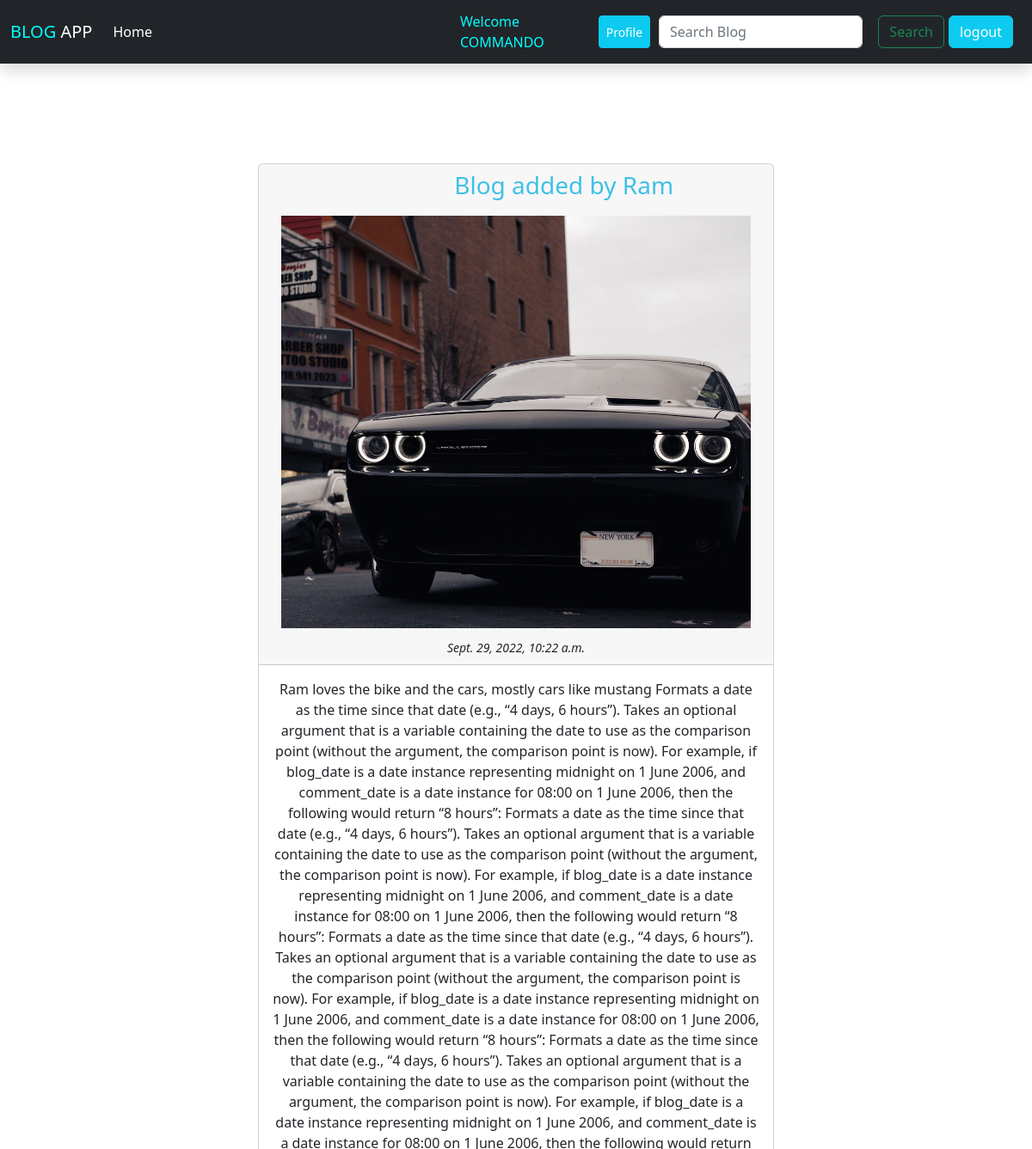
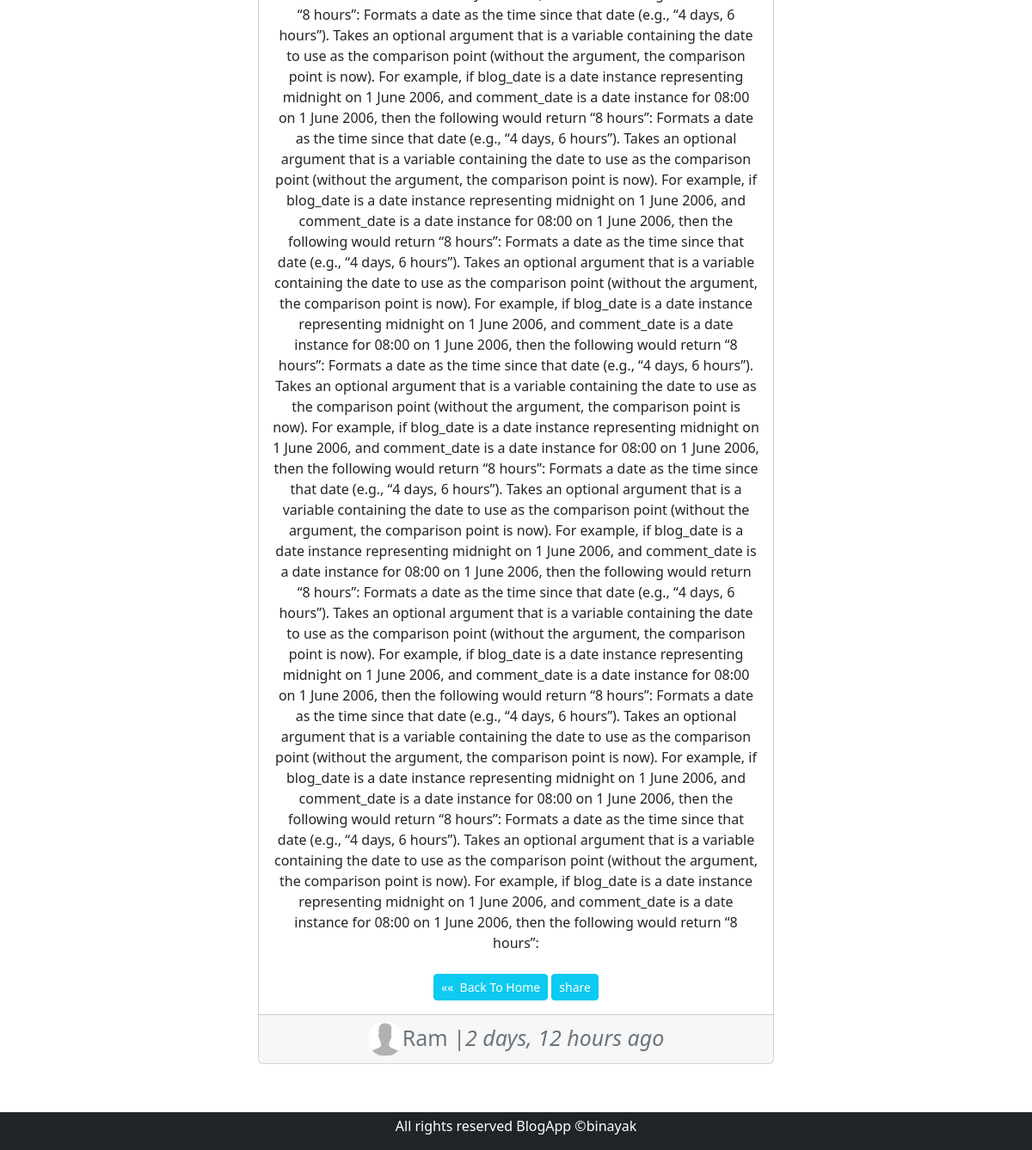
/detail/41/ (signed in), run on the app's committed database (2 pictures, top to bottom).
### blog/models.py (models this page shows, shortened)
class BlogModel(models.Model):
    title = models.CharField(max_length=1000)
    content = FroalaField()
    author = models.ForeignKey(User, on_delete=models.CASCADE)
    slug = models.SlugField(max_length=1000, null=True, blank=True)
    image = models.ImageField(upload_to='blog/images', null=True, blank=True) # media url paxi blog/images create garxa ra tes vitra store hunxa photos
    created_at = models.DateTimeField(auto_now_add=True)
    class Meta:
        ordering = ('-created_at',) #ordering the latestpost to the first by - reversing

### blog/views.py (the view)
# urls.py: path('detail/<int:pk>/', views.detail, name="detail-view"),
def detail(request, pk):
    if request.user.is_authenticated:
        post = BlogModel.objects.filter(id=pk)
        context = {
            'post': post,
        }
        return render(request, 'blog/detail.html', context)
    else:
        return HttpResponseRedirect('/login/')

### blog/templates/blog/detail.html (shortened to what this page needs)
{% extends 'blog/base.html' %}
{%load static %}
{% block content %}
{% for Blog in post %}
<div class="container-fluid mt-3 conflu" style="padding:100px 300px ;">
  <div class="card text-center">
    <div class="card-header">
      <div class="d-flex">
        <div class="topnotch  justify-content-center col-8" >
          <h3 class="title"style="margin-right:-300px;">{{ Blog.title }}</h3>
        </div>
        <div class="manualnotch d-flex justify-content-end col-4 ">
        </div>
      </div>
      {% if Blog.image %}
      <img src="{{ Blog.image.url }}" class="card-img-top" alt="..." height="500" width="100"
        style="object-fit:cover;padding:10px;background-position: center;background-repeat: no-repeat;background-size: cover;">
      {% endif %}
      <small><em>{{ Blog.created_at }}</em> </small>
    </div>
    <div class="card-body">
      <p class="card-text"> {{Blog.content}}</p>
      <div class="d-flex justify-content-center">
        <button class="btn btn-sm btn-info mt-2 "><a href="{%url 'index' %}" class="text-white"
            style="text-decoration: none;">&#xab;&#xab; &nbsp;Back To Home</a></button> &nbsp;
        <button class="btn btn-sm btn-info mt-2 "><a href="" class="text-white"
            style="text-decoration: none;">share</a></button>
      </div>
    </div>
    <div class="card-footer text-muted d-flex justify-content-center">
      {% if Blog.author.profilemodel.image %}
      <img src="{{Blog.author.profilemodel.image.url}}" alt="profile" style="height:40px;width:40px;border-radius:50%;">
      {% else %}
      <img src="{% static 'blog/images/default.png' %}" alt="default png"
        style="height:40px;width:40px;border-radius:50%;">
      {% endif %}
      <span style="font-size:25px;">{{Blog.author}} |<em>{{Blog.created_at|timesince}} ago</em></span>
    </div>
  </div>
</div>
{% endfor %}
{% endblock %}

### blog/templates/blog/base.html (shortened to what this page needs)
<!DOCTYPE html>
{% load static %}
<html lang="en">
<head>
  <link rel="stylesheet" href="{% static 'blog/css/style.css' %}">
  <link rel="stylesheet" href="https://cdnjs.cloudflare.com/ajax/libs/font-awesome/6.1.2/css/all.min.css">
  <link href="https://cdn.jsdelivr.net/npm/bootstrap@5.2.0/dist/css/bootstrap.min.css" rel="stylesheet"
>
</head>
<body>
  <nav class="navbar navbar-expand-lg bg-dark shadow ">
    <div class="container-fluid">
      <a class="navbar-brand text-white" href="#"> <span style="color:aqua;">BLOG</span> APP </a>
      <div class="collapse navbar-collapse" id="navbarSupportedContent">
        <ul class="navbar-nav me-auto mb-2 mb-lg-0">
          <li class="nav-item">
            <a class="nav-link active text-white" aria-current="page" href="/">Home</a>
          </li>
        </ul>
        <ul class="navbar-nav me-auto mb-2 mb-lg-0">
          <li class="nav-item" style="margin-left:350px">
            <span style="color:aqua;"> Welcome <span style="text-transform:uppercase;">{{user.username}}</span></span>
          </li>
        </ul>
        <form class="d-flex justify-content-evenly" role="search" style="padding:10px;">
          <div class="" style="display:flex;justify-content:space-evenly;gap:10px;">
            <button class="btn btn-sm btn-info"><a href="{%url 'profile' %}" class="text-white"
                style="text-decoration:none ;">Profile</a></button>
            <input class="form-control me-2" type="search" placeholder="Search Blog" aria-label="Search">
            <div class="" style="display:flex;gap:5px;">
              <button class="btn btn-outline-success" type="submit">Search</button>
              <button class="btn btn-info"><a class="nav-link active text-white  " aria-current="page"
                  href="{% url 'logout-user' %}">logout</a> </button>
            </div>
          </div>
        </form>
      </div>
    </div>
  </nav>
  {% block content%}
  {% endblock %}
  <footer class="bg-dark  mt-5" style=" position: fixed;bottom: 0;width: 100%;">
    <p class="text-center text-white mt-1">All rights reserved BlogApp &#169;binayak</p>
  </footer>
</body>
</html>

### blog/static/blog/css/style.css (style rules this page uses)
.title { color:rgb(63, 192, 231); }
.conflu { width:80%; }

### data on the page
BlogModel: title "Blog added by Ram", image (picture), created_at "Sept. 29, 2022, 10:22 a.m.", content "Ram loves the bike and the cars, mostly cars like mustang Formats a date as the time since that date (e.g., “4 days, 6 hours”). Takes an optional argument that is a variable containing the date to use as the comparison point (without the argument, the comparison point is now). For example, if blog_date is a date instance representing midnight on 1 June 2006, and comment_date is a date instance for 08:00 on 1 June 2006, then the following would return “8 hours”: Formats a date as the time since that date (e.g., “4 days, 6 hours”). Takes an optional argument that is a variable containing the date to use as the comparison point (without the argument, the comparison point is now). For example,…", author "Ram", created_at "2 days, 12 hours"

### other printed values
{{ user.username }} "COMMANDO"
